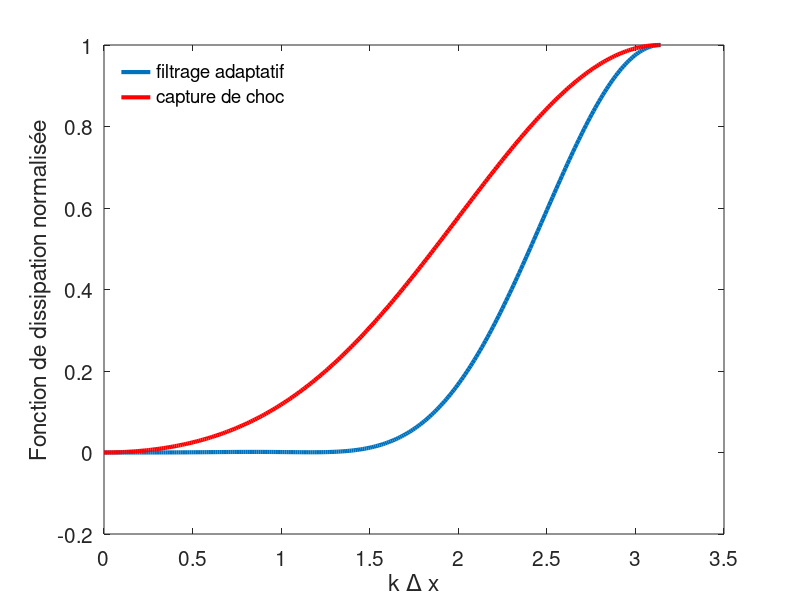

Recreate this plot in MATLAB.
clear all
close all
clc

%résolution des fonctions de transferts
N = 300;


% Cas du filtrge adaptatif
coefs_fa1 = [ 0.243527493120; 
		     -0.204788880640;
			  0.120007591680;
			 -0.045211119360;
			  0.008228661760];

somme = zeros(1,N);
kdx = linspace(0, pi, N);

for j = 2:1:length(coefs_fa1)
	somme = somme + 2*coefs_fa1(j)* cos(kdx*(j-1)); 
end

Dk1 = coefs_fa1(1) + somme;

figure(1)
plot(kdx,Dk1, 'Linewidth',3)
xlabel('k \Delta x','fontsize',17);
ylabel('Fonction de dissipation normalisée','fontsize',17);
set(gca, 'FontSize',15)

% Cas du filtrage de capture de chocs


c1 = -0.210383;
c2 =  0.039617;

%j=0, j=1
c0 = -c1; 

%j=-1, j=2
cm1 = -c2;
coefs_cc1 = [cm1; c0; c1; c2];

Dk2r = -2*c1 + 2 * (c1-c2)*cos(kdx) + 2*c2*cos(2*kdx);

hold on
plot(kdx, Dk2r,'r','Linewidth',3)
set(gca, 'FontSize',15)
leg = legend('filtrage adaptatif','capture de choc','Location','northwest');
m = findobj(leg,'type','line');
legend('boxoff')
set(m,'linewidth',3)
